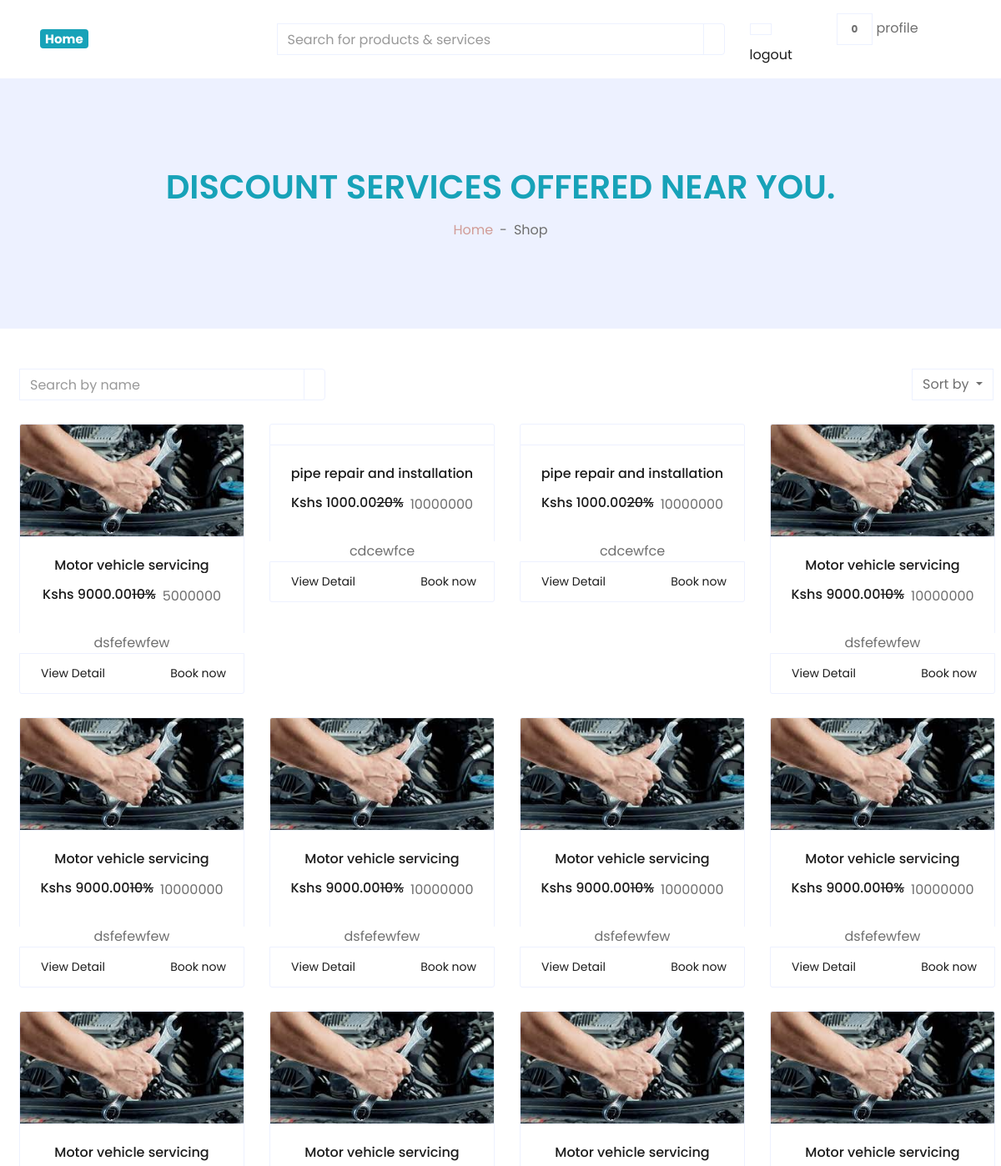
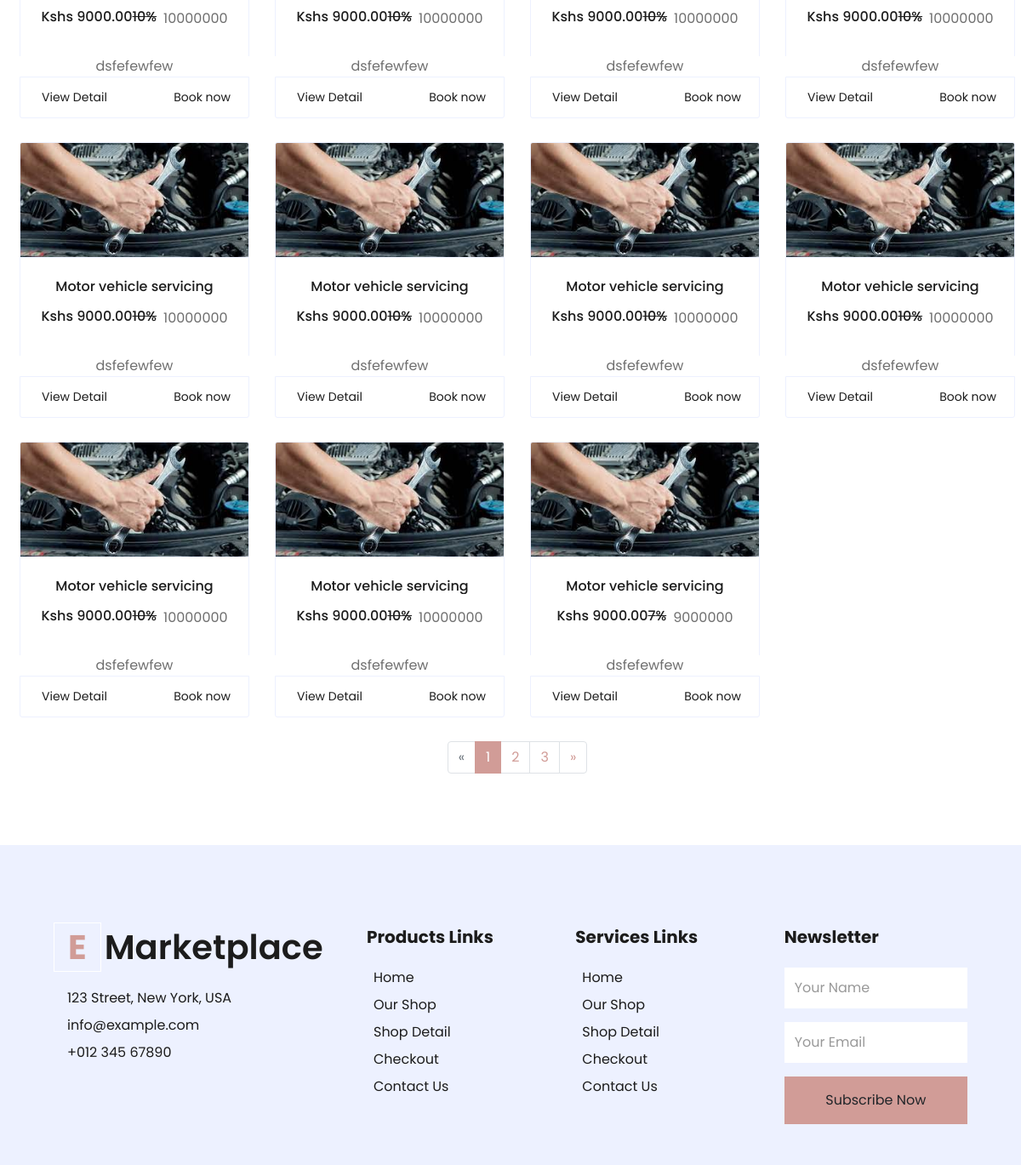
The page /service_discount/ on the database its author committed (2 pictures, top to bottom).
### Service/models.py (models this page shows, shortened)
class DiscountService(models.Model):
    service = models.ForeignKey("Service",on_delete=models.CASCADE, blank=True, null=True)
    discount = models.IntegerField()
    duration = models.IntegerField()

class Service(models.Model):
    business = models.ForeignKey("Business",on_delete=models.CASCADE, null=True, related_name="services")
    name = models.CharField(max_length=200)
    charges = models.DecimalField(max_digits=6, decimal_places=2)
    images = models.FileField(upload_to="photo/Service", blank=True, null=True)
    video = models.FileField(upload_to="videos", blank=True, null=True)
    description = models.TextField(max_length=200)

### Service/views.py (the view)
# urls.py: path('service_discount/', service_discount, name='service_discount'),
def service_discount(request):
    user = request.user
    services = DiscountService.objects.all()
    return render(request, "customer_home/eshopper-1.0.0/sdiscount.html", {"services":services})

### templates/customer_home/eshopper-1.0.0/sdiscount.html (shortened to what this page needs)
<!DOCTYPE html>
{% extends './base.html' %}
    {% load static %}
    {% block main %}
    <div class="container-fluid bg-secondary mb-5">
        <div class="d-flex flex-column align-items-center justify-content-center" style="min-height: 300px">
            <h1 class="font-weight-semi-bold text-uppercase mb-3 text-info">Discount Services offered near you.</h1>
            <div class="d-inline-flex">
                <p class="m-0"><a href="">Home</a></p>
                <p class="m-0 px-2">-</p>
                <p class="m-0">Shop</p>
            </div>
        </div>
    </div>
            <div class="col-lg-12 col-md-12 ml-2 mr-5">
                <div class="row pb-3">
                    <div class="col-12 pb-1">
                        <div class="d-flex align-items-center justify-content-between mb-4">
                            <form action="">
                                <div class="input-group">
                                    <input type="text" class="form-control" placeholder="Search by name">
                                    <div class="input-group-append">
                                        <span class="input-group-text bg-transparent text-primary">
                                        </span>
                                    </div>
                                </div>
                            </form>
                            <div class="dropdown ml-4">
                                <button class="btn border dropdown-toggle" type="button" id="triggerId" data-toggle="dropdown" aria-haspopup="true"
                                        aria-expanded="false">
                                            Sort by
                                        </button>
                            </div>
                        </div>
                    </div>
                    {% for s in services %}
                    <div class="col-lg-3 col-md-6 col-sm-12 pb-1">
                        <div class="card product-item border-0 mb-4">
                            <div class="card-header product-img position-relative overflow-hidden bg-transparent border p-0">
                                <img class="img-fluid w-100" src={% static s.service.images %}  alt="">
                            </div>
                            <div class="card-body border-left border-right text-center p-0 pt-4 pb-3">
                                <h6 class="text-truncate mb-3">{{ s.service.name }}</h6>
                                <div class="d-flex justify-content-center">
                                    <h6>Kshs {{ s.service.charges }}<del>{{ s.discount }}%</del></h6><h6 class="text-muted ml-2"></h6><br>
                                    <p>{{ s.duration }}</p>
                                </div>
                            </div>
                            <center>{{ s.service.description }}</center>
                            <div class="card-footer d-flex justify-content-between bg-light border">
                                <a href="{% url 'service_detail' s.pk %}" class="btn btn-sm text-dark p-0">View Detail</a>
                                <a href="" class="btn btn-sm text-dark p-0">Book now</a>
                            </div>
                        </div>
                    </div>
                    {% endfor %}
                    <div class="col-12 pb-1">
                        <nav aria-label="Page navigation">
                          <ul class="pagination justify-content-center mb-3">
                            <li class="page-item disabled">
                              <a class="page-link" href="#" aria-label="Previous">
                                <span aria-hidden="true">&laquo;</span>
                              </a>
                            </li>
                            <li class="page-item active"><a class="page-link" href="#">1</a></li>
                            <li class="page-item"><a class="page-link" href="#">2</a></li>
                            <li class="page-item"><a class="page-link" href="#">3</a></li>
                            <li class="page-item">
                              <a class="page-link" href="#" aria-label="Next">
                                <span aria-hidden="true">&raquo;</span>
                              </a>
                            </li>
                          </ul>
                        </nav>
                    </div>
                </div>
            </div>
    {% endblock main %}

### templates/customer_home/eshopper-1.0.0/base.html (style rules this page uses)
.dropdown { position: relative; display: inline-block; width: 100px; }
a { text-decoration: none; }
ul, li { text-decoration: none; margin: 0; padding: 0; list-style-type: none; }

### rows shown on the page
DiscountService: service.images (picture), service.name "Motor vehicle servicing", service.charges "9000.00", discount "10", duration "5000000", service.description "dsfefewfew"
DiscountService: service.name "pipe repair and installation", service.charges "1000.00", discount "20", duration "10000000", service.description "cdcewfce"
DiscountService: service.name "pipe repair and installation", service.charges "1000.00", discount "20", duration "10000000", service.description "cdcewfce"
DiscountService: service.images (picture), service.name "Motor vehicle servicing", service.charges "9000.00", discount "10", duration "10000000", service.description "dsfefewfew"
DiscountService: service.images (picture), service.name "Motor vehicle servicing", service.charges "9000.00", discount "10", duration "10000000", service.description "dsfefewfew"
DiscountService: service.images (picture), service.name "Motor vehicle servicing", service.charges "9000.00", discount "10", duration "10000000", service.description "dsfefewfew"
DiscountService: service.images (picture), service.name "Motor vehicle servicing", service.charges "9000.00", discount "10", duration "10000000", service.description "dsfefewfew"
DiscountService: service.images (picture), service.name "Motor vehicle servicing", service.charges "9000.00", discount "10", duration "10000000", service.description "dsfefewfew"
DiscountService: service.images (picture), service.name "Motor vehicle servicing", service.charges "9000.00", discount "10", duration "10000000", service.description "dsfefewfew"
DiscountService: service.images (picture), service.name "Motor vehicle servicing", service.charges "9000.00", discount "10", duration "10000000", service.description "dsfefewfew"
DiscountService: service.images (picture), service.name "Motor vehicle servicing", service.charges "9000.00", discount "10", duration "10000000", service.description "dsfefewfew"
DiscountService: service.images (picture), service.name "Motor vehicle servicing", service.charges "9000.00", discount "10", duration "10000000", service.description "dsfefewfew"
DiscountService: service.images (picture), service.name "Motor vehicle servicing", service.charges "9000.00", discount "10", duration "10000000", service.description "dsfefewfew"
DiscountService: service.images (picture), service.name "Motor vehicle servicing", service.charges "9000.00", discount "10", duration "10000000", service.description "dsfefewfew"
DiscountService: service.images (picture), service.name "Motor vehicle servicing", service.charges "9000.00", discount "10", duration "10000000", service.description "dsfefewfew"
DiscountService: service.images (picture), service.name "Motor vehicle servicing", service.charges "9000.00", discount "10", duration "10000000", service.description "dsfefewfew"
DiscountService: service.images (picture), service.name "Motor vehicle servicing", service.charges "9000.00", discount "10", duration "10000000", service.description "dsfefewfew"
DiscountService: service.images (picture), service.name "Motor vehicle servicing", service.charges "9000.00", discount "10", duration "10000000", service.description "dsfefewfew"
DiscountService: service.images (picture), service.name "Motor vehicle servicing", service.charges "9000.00", discount "7", duration "9000000", service.description "dsfefewfew"
